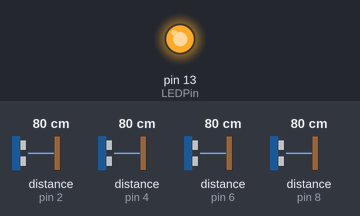
The sketch below on a simulated Arduino Uno, built with avr-gcc and run on an emulated ATmega328P. On the bench: output pins drawn as LEDs (lit = HIGH). Wiring (inferred from the names in the program): 4 × ultrasonic range finder: trigger pin 3, echo pin 2 / trigger pin 5, echo pin 4 / trigger pin 7, echo pin 6 / trigger pin 9, echo pin 8. The test bench sets the inputs (shaded band); at power-on: distance to the obstacle (sensors on pin 2, pin 4, pin 6, pin 8) 80 cm. The echo pulse lasts 58.3 µs per cm; pins used as bus, display or sensor lines are not drawn; what the sketch prints to the serial monitor is not drawn.

Above: at 1.3 s.
1.4 s: distance to the obstacle (sensor on pin 2) set to 2 cm
Timing chart, 0 to 4.4 s (numbered marks = the images above; inputs shaded):
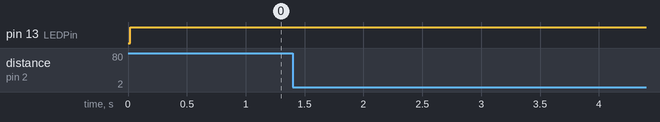

The sketch:

index.ino
```cpp
//AAAAAAAAAAAAAAAAAAAAAAAAAAAA
#define echoPin 2 // Echo Pin
#define trigPin 3 // Trigger Pin

//BBBBBBBBBBBBBBBBBBBBBBBBBBBB
#define echoPin1 4 // Echo Pin
#define trigPin1 5 // Trigger Pin

//CCCCCCCCCCCCCCCCCCCCCCCCCCCC
#define echoPin2 6 // Echo Pin
#define trigPin2 7 // Trigger Pin

//DDDDDDDDDDDDDDDDDDDDDDDDDDDDD
#define echoPin3 8 // Echo Pin
#define trigPin3 9 // Trigger Pin


#define LEDPin 13 // Onboard LED

int maximumRange = 35; // Maximum range needed
int minimumRange = 0; // Minimum range needed
long one, two, tree, four;

bool isLED;
void setup() {
 Serial.begin (9611);
 pinMode(trigPin, OUTPUT);
 pinMode(echoPin, INPUT);

 pinMode(trigPin1, OUTPUT);
 pinMode(echoPin1, INPUT);

 pinMode(trigPin2, OUTPUT);
 pinMode(echoPin2, INPUT);

 pinMode(trigPin3, OUTPUT);
 pinMode(echoPin3, INPUT);

 pinMode(LEDPin, OUTPUT); // Use LED indicator (if required)
}

int AUTOSAVEsensor(int xtrigPin, int xechoPin) {
 digitalWrite(xtrigPin, LOW);
 delayMicroseconds(2);
 digitalWrite(xtrigPin, HIGH);
 delayMicroseconds(10);
 digitalWrite(xtrigPin, LOW);
 int xduration = pulseIn(xechoPin, HIGH);
 int xdistance = xduration/58.2;
 if (xdistance >= maximumRange || xdistance <= minimumRange) {
  xdistance = 0;
 }
 return xdistance;
}

void loop() {

isLED = false;

one = AUTOSAVEsensor(trigPin,echoPin);

two = AUTOSAVEsensor(trigPin1,echoPin1);

tree = AUTOSAVEsensor(trigPin2,echoPin2);

four = AUTOSAVEsensor(trigPin3,echoPin3);

if(one+two+tree+four != 0) {
  Serial.print(one,DEC);
  Serial.print(",");
  Serial.print(two,DEC);
  Serial.print(",");
  Serial.print(tree,DEC);
  Serial.print(",");
  Serial.print(four,DEC);
  Serial.print("|");
  digitalWrite(LEDPin, LOW);
}


   digitalWrite(LEDPin, HIGH);


 //Delay 100ms before next reading.
 delay(500);
}
```
